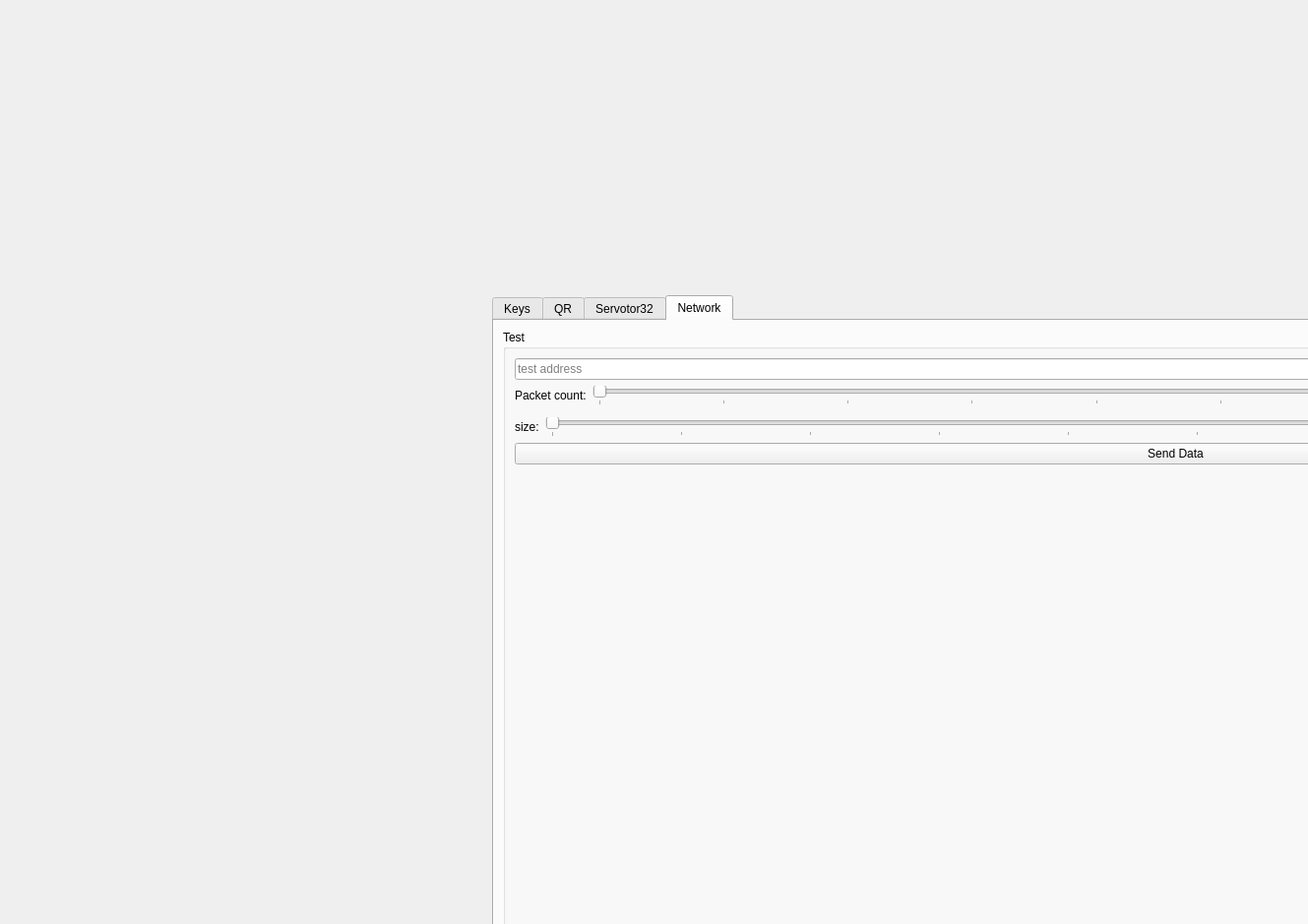
<?xml version="1.0" encoding="UTF-8"?>
<ui version="4.0">
 <class>UtilitiesWidget</class>
 <widget class="QWidget" name="UtilitiesWidget">
  <property name="geometry">
   <rect>
    <x>0</x>
    <y>0</y>
    <width>1329</width>
    <height>939</height>
   </rect>
  </property>
  <property name="windowTitle">
   <string>Form</string>
  </property>
  <widget class="QTabWidget" name="tabWidgetUtilities">
   <property name="geometry">
    <rect>
     <x>500</x>
     <y>300</y>
     <width>1389</width>
     <height>658</height>
    </rect>
   </property>
   <property name="currentIndex">
    <number>3</number>
   </property>
   <widget class="QWidget" name="tabKeys">
    <attribute name="title">
     <string>Keys</string>
    </attribute>
    <layout class="QVBoxLayout" name="verticalLayout_5">
     <item>
      <widget class="PKIManager" name="widgetPKIManager" native="true"/>
     </item>
    </layout>
   </widget>
   <widget class="QWidget" name="tabQR">
    <attribute name="title">
     <string>QR</string>
    </attribute>
    <layout class="QGridLayout" name="gridLayout_7">
     <item row="3" column="0">
      <widget class="QRWidget" name="widgetQR" native="true"/>
     </item>
     <item row="1" column="0">
      <widget class="QLineEdit" name="lineEditQR">
       <property name="placeholderText">
        <string>Enter text here to generate QR Code from it</string>
       </property>
      </widget>
     </item>
     <item row="0" column="0">
      <widget class="QLabel" name="label_8">
       <property name="font">
        <font>
         <bold>true</bold>
        </font>
       </property>
       <property name="text">
        <string>Generator</string>
       </property>
      </widget>
     </item>
     <item row="0" column="1">
      <widget class="QLabel" name="label_9">
       <property name="font">
        <font>
         <bold>true</bold>
        </font>
       </property>
       <property name="text">
        <string>Scanner</string>
       </property>
      </widget>
     </item>
     <item row="3" column="1">
      <widget class="QLabel" name="labelQRScanner">
       <property name="sizePolicy">
        <sizepolicy hsizetype="Expanding" vsizetype="Expanding">
         <horstretch>0</horstretch>
         <verstretch>0</verstretch>
        </sizepolicy>
       </property>
       <property name="text">
        <string>TextLabel</string>
       </property>
      </widget>
     </item>
     <item row="1" column="1">
      <widget class="QLabel" name="labelQR">
       <property name="sizePolicy">
        <sizepolicy hsizetype="Expanding" vsizetype="Minimum">
         <horstretch>0</horstretch>
         <verstretch>0</verstretch>
        </sizepolicy>
       </property>
       <property name="text">
        <string>N/A</string>
       </property>
      </widget>
     </item>
    </layout>
   </widget>
   <widget class="QWidget" name="tabServotor32">
    <attribute name="title">
     <string>Servotor32</string>
    </attribute>
    <layout class="QVBoxLayout" name="verticalLayout_15">
     <item>
      <widget class="Servotor32ControllerWidget" name="widgetHexyTool" native="true">
       <property name="sizePolicy">
        <sizepolicy hsizetype="Minimum" vsizetype="Minimum">
         <horstretch>0</horstretch>
         <verstretch>0</verstretch>
        </sizepolicy>
       </property>
      </widget>
     </item>
    </layout>
   </widget>
   <widget class="QWidget" name="tabNetworkUtils">
    <attribute name="title">
     <string>Network</string>
    </attribute>
    <layout class="QVBoxLayout" name="verticalLayout_16">
     <item>
      <widget class="QGroupBox" name="groupBoxTest">
       <property name="title">
        <string>Test</string>
       </property>
       <layout class="QVBoxLayout" name="verticalLayout_14">
        <item>
         <layout class="QHBoxLayout" name="horizontalLayout_2">
          <item>
           <widget class="TextEntry" name="lineEditRemoteAddress">
            <property name="placeholderText">
             <string>test address</string>
            </property>
           </widget>
          </item>
          <item>
           <widget class="QLabel" name="label">
            <property name="text">
             <string>:</string>
            </property>
           </widget>
          </item>
          <item>
           <widget class="TextEntry" name="lineEditRemotePort">
            <property name="sizePolicy">
             <sizepolicy hsizetype="Preferred" vsizetype="Fixed">
              <horstretch>0</horstretch>
              <verstretch>0</verstretch>
             </sizepolicy>
            </property>
            <property name="maxLength">
             <number>6</number>
            </property>
            <property name="placeholderText">
             <string>test port</string>
            </property>
           </widget>
          </item>
         </layout>
        </item>
        <item>
         <layout class="QHBoxLayout" name="horizontalLayout_3">
          <item>
           <widget class="QLabel" name="label_2">
            <property name="text">
             <string>Packet count:</string>
            </property>
           </widget>
          </item>
          <item>
           <widget class="QSlider" name="horizontalSliderSendCount">
            <property name="minimum">
             <number>1</number>
            </property>
            <property name="maximum">
             <number>100</number>
            </property>
            <property name="orientation">
             <enum>Qt::Orientation::Horizontal</enum>
            </property>
            <property name="tickPosition">
             <enum>QSlider::TickPosition::TicksBelow</enum>
            </property>
           </widget>
          </item>
         </layout>
        </item>
        <item>
         <widget class="QHexEdit" name="hexEditor">
          <property name="frameShape">
           <enum>QFrame::Shape::StyledPanel</enum>
          </property>
          <property name="frameShadow">
           <enum>QFrame::Shadow::Raised</enum>
          </property>
         </widget>
        </item>
        <item>
         <layout class="QHBoxLayout" name="horizontalLayout_4">
          <item>
           <widget class="QLabel" name="label_3">
            <property name="text">
             <string>size:</string>
            </property>
           </widget>
          </item>
          <item>
           <widget class="QSlider" name="horizontalSliderSendSize">
            <property name="minimum">
             <number>1</number>
            </property>
            <property name="maximum">
             <number>100</number>
            </property>
            <property name="orientation">
             <enum>Qt::Orientation::Horizontal</enum>
            </property>
            <property name="tickPosition">
             <enum>QSlider::TickPosition::TicksBelow</enum>
            </property>
           </widget>
          </item>
         </layout>
        </item>
        <item>
         <widget class="QPushButton" name="pushButtonSendData">
          <property name="enabled">
           <bool>true</bool>
          </property>
          <property name="toolTip">
           <string>Send some test data to address and port selected</string>
          </property>
          <property name="text">
           <string>Send Data</string>
          </property>
         </widget>
        </item>
        <item>
         <spacer name="verticalSpacer_4">
          <property name="orientation">
           <enum>Qt::Orientation::Vertical</enum>
          </property>
          <property name="sizeHint" stdset="0">
           <size>
            <width>20</width>
            <height>40</height>
           </size>
          </property>
         </spacer>
        </item>
       </layout>
      </widget>
     </item>
    </layout>
   </widget>
  </widget>
 </widget>
 <customwidgets>
  <customwidget>
   <class>QRWidget</class>
   <extends>QWidget</extends>
   <header location="global">qr/QRWidget.hpp</header>
   <container>1</container>
  </customwidget>
  <customwidget>
   <class>TextEntry</class>
   <extends>QLineEdit</extends>
   <header location="global">components/TextEntry.hpp</header>
  </customwidget>
  <customwidget>
   <class>QHexEdit</class>
   <extends>QFrame</extends>
   <header location="global">hexedit/QHexEdit.hpp</header>
   <container>1</container>
  </customwidget>
  <customwidget>
   <class>Servotor32ControllerWidget</class>
   <extends>QWidget</extends>
   <header location="global">hardware/controllers/servotor32/Servotor32ControllerWidget.hpp</header>
   <container>1</container>
  </customwidget>
  <customwidget>
   <class>PKIManager</class>
   <extends>QWidget</extends>
   <header location="global">node/PKIManager.hpp</header>
   <container>1</container>
  </customwidget>
 </customwidgets>
 <resources/>
 <connections/>
</ui>
